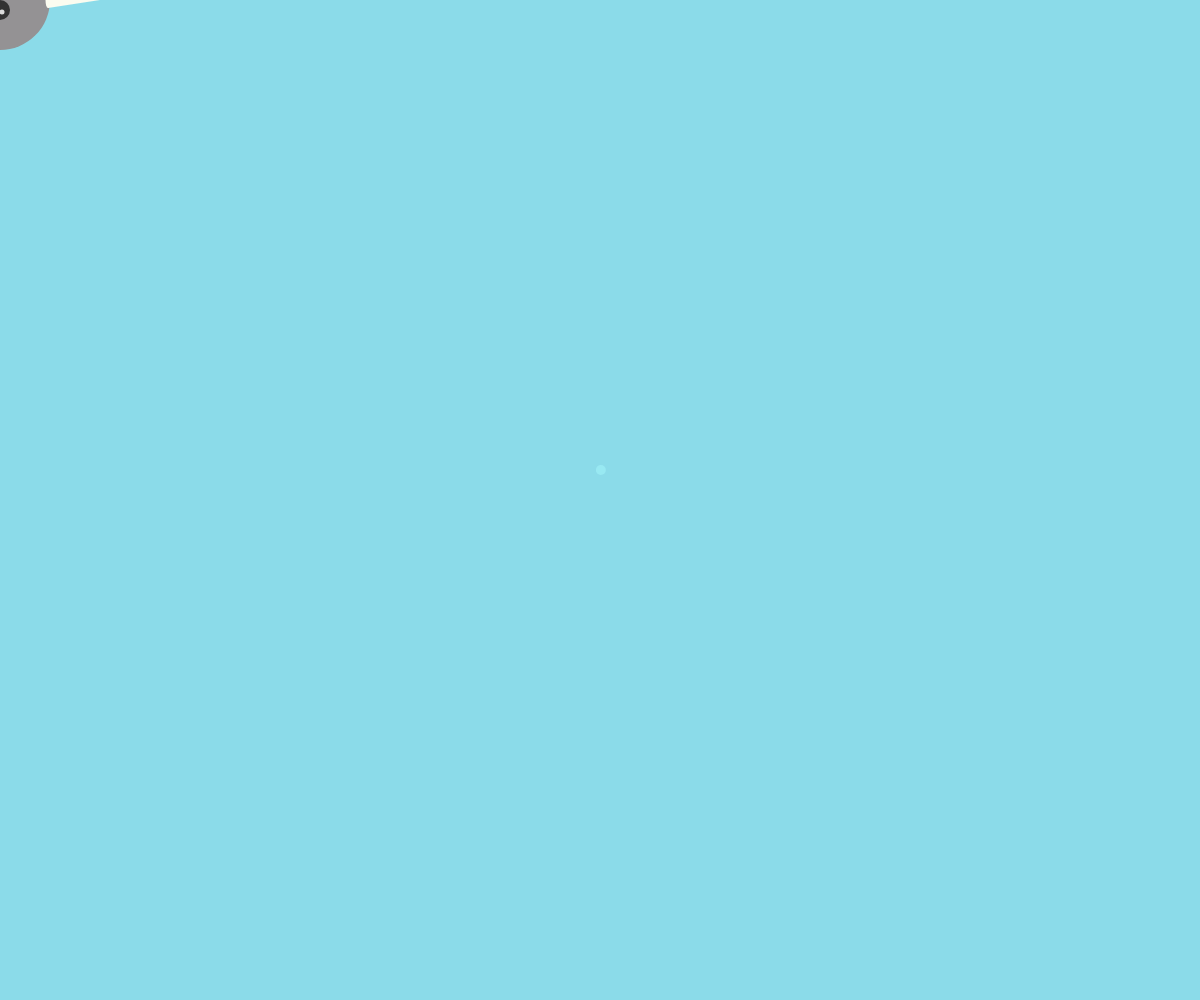
Frame 1 (no input)
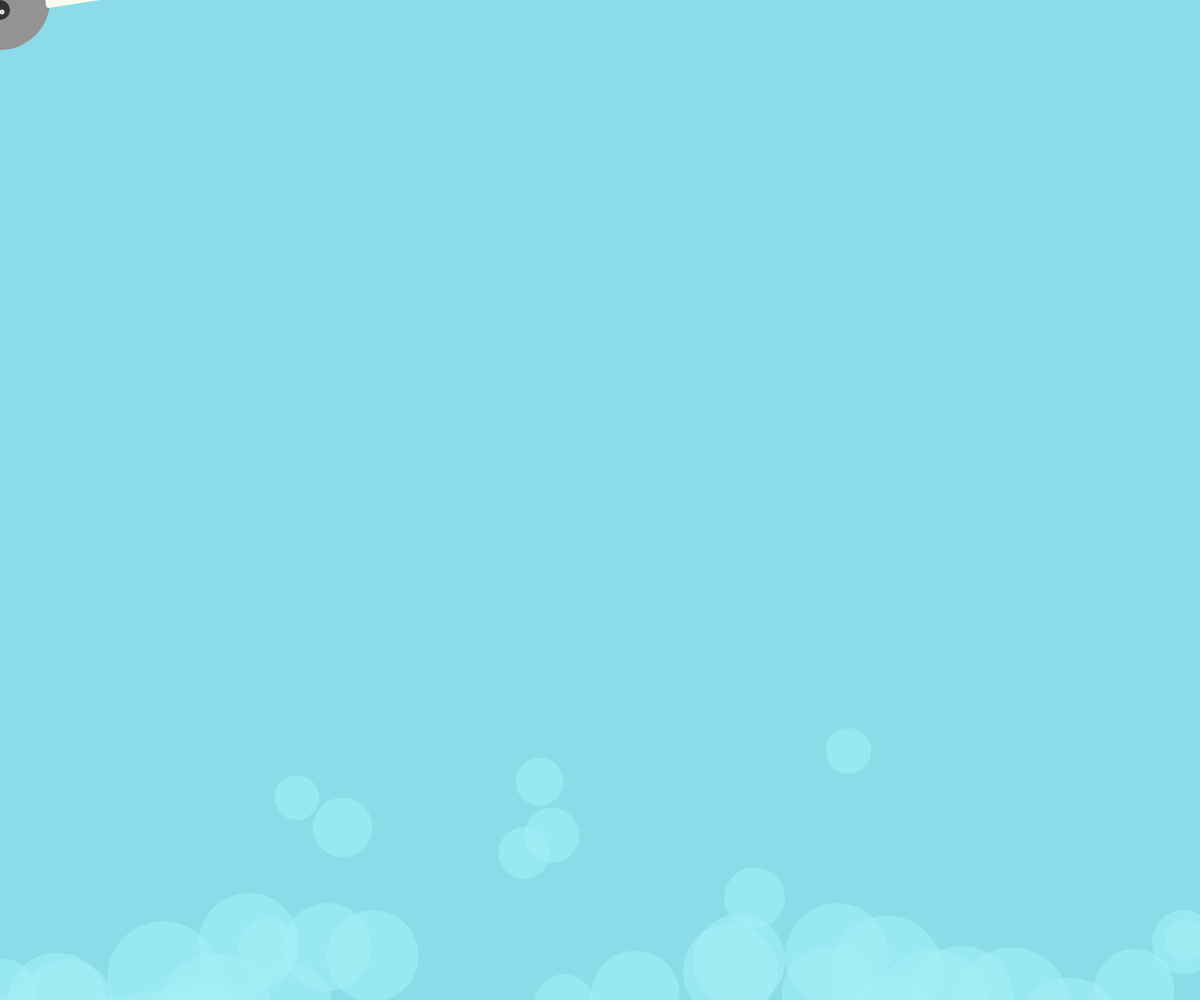
Frame 60 (no input)
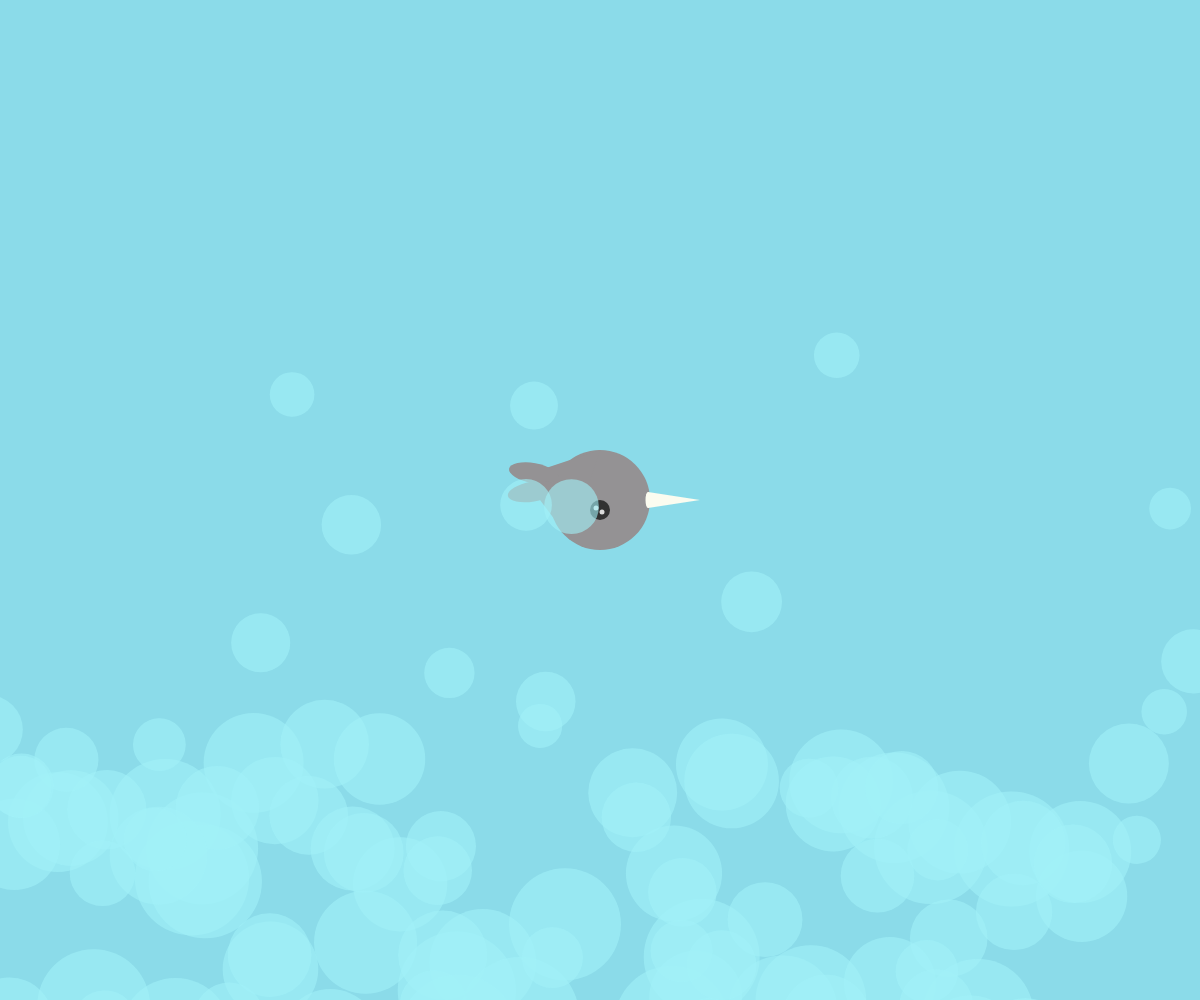
Frame 120 (the mouse pressed at the canvas centre since frame 60)

The p5.js sketch that drew these frames (run headless with seeded random() and noise() and a simulated clock; from frame 60 on, the mouse is pressed at the canvas centre):

// p5.js sketch
// ── sketch.js
let narwhal;
let bubbles = [];

function setup(){
  createCanvas(windowWidth, windowHeight);
  let b = new Bubble(width/2, height/2, 10);
    bubbles.push(b);

}


function draw(){
  background(139, 219, 233);
  noCursor();
  //create narwhal
  narwhal = new Narwhal(mouseX, mouseY, 100, 100);
  narwhal.draw();

  //create bubbles
  for (let i = 0; i < bubbles.length; i++) {
    bubbles[i].move();
    bubbles[i].draw();
  }
  //start below the screen
  let b = new Bubble(random(width), height + 120, random(40, 120));
  bubbles.push(b);

  //if horn hit bubble, the bubble will splice
  for (let i = bubbles.length - 1; i >= 0; i--) {
    let pop = bubbles[i].hornCheck();
    if (pop) {
      bubbles.splice(i, 1);
    }
  }
}




class Narwhal{
  constructor(narX, narY, w, h){
    this.narX = narX
    this.narY = narY
    this.narW = w
    this.narH = h
  }

  draw(){
    //body
  push();
    translate(this.narX, this.narY);
    noStroke();
    fill(148, 146, 148);
    ellipse(0, 0, this.narW, this.narH);
    quad(-30, 40, 0, -50, -60, -30, -60, 0,);
    // tail
    push();
      rotate(radians(10));
      ellipse(-70, -15, this.narW - 50, this.narH - 80);
    pop();
    push();
      rotate(radians(-10));
      ellipse(-65, -20, this.narW - 50, this.narH - 80);
    pop();
    //horn
    fill(251, 252, 240);
    triangle(48, 8, 48, -8, 100, 0);
    ellipse(48, 0, this.narW - 95, this.narH - 84);
    //eye
    fill(50);
    ellipse(0, 10, 20);
    fill(220);
    ellipse(2, 12, 5);
    ellipse(-4, 8, 5);
  pop();
  }
}


class Bubble{
  constructor(x, y, d){
    this.x = x;
    this.y = y;
    this.d = d;
    this.fill = color('rgba(162, 242, 249, 0.6)');
  }

  move(){
    //move bubble
    this.x = this.x + random(-2, 2);
    //smaller bubbles move faster than bigger bubbles
    this.y = this.y - 300/this.d;
  }

  draw(){
    //draw bubble
    noStroke();
    fill(this.fill);
    ellipse(this.x, this.y, this.d);
  }

  hornCheck() {
    //check if the horn is within a bubble
    let d = dist(this.x, this.y, mouseX + 90, mouseY);
    if (d < this.d/2) {
      return true;
    } else {
      return false;
    }
  }
}
